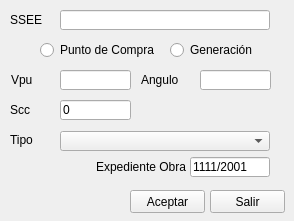
<?xml version="1.0" encoding="UTF-8"?>
<ui version="4.0">
 <class>Form</class>
 <widget class="QWidget" name="Form">
  <property name="windowModality">
   <enum>Qt::ApplicationModal</enum>
  </property>
  <property name="geometry">
   <rect>
    <x>0</x>
    <y>0</y>
    <width>294</width>
    <height>221</height>
   </rect>
  </property>
  <property name="windowTitle">
   <string>Fuente</string>
  </property>
  <property name="inputMethodHints">
   <set>Qt::ImhNone</set>
  </property>
  <widget class="QLineEdit" name="txtVpu">
   <property name="geometry">
    <rect>
     <x>60</x>
     <y>70</y>
     <width>71</width>
     <height>20</height>
    </rect>
   </property>
   <property name="inputMethodHints">
    <set>Qt::ImhFormattedNumbersOnly</set>
   </property>
  </widget>
  <widget class="QLineEdit" name="txtScc">
   <property name="geometry">
    <rect>
     <x>60</x>
     <y>100</y>
     <width>71</width>
     <height>20</height>
    </rect>
   </property>
   <property name="inputMethodHints">
    <set>Qt::ImhFormattedNumbersOnly</set>
   </property>
   <property name="text">
    <string>0</string>
   </property>
  </widget>
  <widget class="QLabel" name="label_3">
   <property name="geometry">
    <rect>
     <x>11</x>
     <y>72</y>
     <width>71</width>
     <height>16</height>
    </rect>
   </property>
   <property name="text">
    <string>Vpu</string>
   </property>
  </widget>
  <widget class="QLabel" name="label_5">
   <property name="geometry">
    <rect>
     <x>10</x>
     <y>10</y>
     <width>50</width>
     <height>20</height>
    </rect>
   </property>
   <property name="text">
    <string>SSEE</string>
   </property>
  </widget>
  <widget class="QLabel" name="label_9">
   <property name="geometry">
    <rect>
     <x>10</x>
     <y>100</y>
     <width>50</width>
     <height>20</height>
    </rect>
   </property>
   <property name="text">
    <string>Scc</string>
   </property>
  </widget>
  <widget class="QPushButton" name="cmdAceptar">
   <property name="geometry">
    <rect>
     <x>130</x>
     <y>190</y>
     <width>75</width>
     <height>23</height>
    </rect>
   </property>
   <property name="text">
    <string>Aceptar</string>
   </property>
  </widget>
  <widget class="QPushButton" name="cmdSalir">
   <property name="geometry">
    <rect>
     <x>210</x>
     <y>190</y>
     <width>75</width>
     <height>23</height>
    </rect>
   </property>
   <property name="text">
    <string>Salir</string>
   </property>
  </widget>
  <widget class="QLabel" name="label_4">
   <property name="geometry">
    <rect>
     <x>141</x>
     <y>72</y>
     <width>71</width>
     <height>16</height>
    </rect>
   </property>
   <property name="text">
    <string>Angulo</string>
   </property>
  </widget>
  <widget class="QLineEdit" name="txtAngulo">
   <property name="geometry">
    <rect>
     <x>200</x>
     <y>70</y>
     <width>71</width>
     <height>20</height>
    </rect>
   </property>
   <property name="inputMethodHints">
    <set>Qt::ImhFormattedNumbersOnly</set>
   </property>
  </widget>
  <widget class="QLineEdit" name="txtSSEE">
   <property name="geometry">
    <rect>
     <x>60</x>
     <y>10</y>
     <width>210</width>
     <height>20</height>
    </rect>
   </property>
  </widget>
  <widget class="QRadioButton" name="rbtPuntoCompra">
   <property name="geometry">
    <rect>
     <x>40</x>
     <y>40</y>
     <width>121</width>
     <height>20</height>
    </rect>
   </property>
   <property name="text">
    <string>Punto de Compra</string>
   </property>
  </widget>
  <widget class="QRadioButton" name="rbtGeneracion">
   <property name="geometry">
    <rect>
     <x>170</x>
     <y>40</y>
     <width>89</width>
     <height>20</height>
    </rect>
   </property>
   <property name="text">
    <string>Generación</string>
   </property>
  </widget>
  <widget class="QComboBox" name="cmbTipo">
   <property name="geometry">
    <rect>
     <x>60</x>
     <y>131</y>
     <width>210</width>
     <height>20</height>
    </rect>
   </property>
  </widget>
  <widget class="QLabel" name="label_6">
   <property name="geometry">
    <rect>
     <x>10</x>
     <y>130</y>
     <width>50</width>
     <height>20</height>
    </rect>
   </property>
   <property name="text">
    <string>Tipo</string>
   </property>
   <property name="alignment">
    <set>Qt::AlignLeading|Qt::AlignLeft|Qt::AlignVCenter</set>
   </property>
  </widget>
  <widget class="QLineEdit" name="txtExpediente">
   <property name="geometry">
    <rect>
     <x>190</x>
     <y>157</y>
     <width>80</width>
     <height>20</height>
    </rect>
   </property>
   <property name="text">
    <string>1111/2001</string>
   </property>
  </widget>
  <widget class="QLabel" name="label_11">
   <property name="geometry">
    <rect>
     <x>96</x>
     <y>157</y>
     <width>90</width>
     <height>20</height>
    </rect>
   </property>
   <property name="text">
    <string>Expediente Obra</string>
   </property>
  </widget>
 </widget>
 <resources/>
 <connections/>
</ui>
